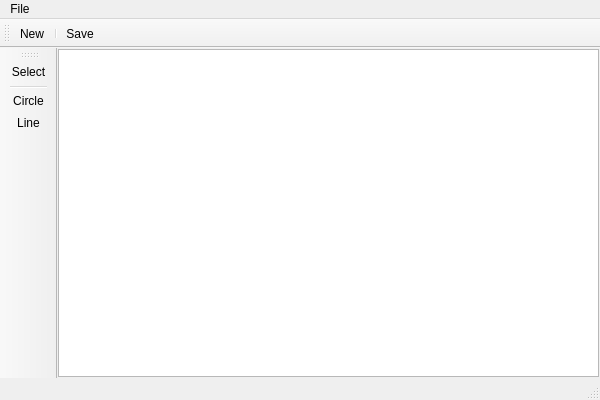
<?xml version="1.0" encoding="UTF-8"?>
<ui version="4.0">
 <class>MainWindow</class>
 <widget class="QMainWindow" name="MainWindow">
  <property name="geometry">
   <rect>
    <x>0</x>
    <y>0</y>
    <width>600</width>
    <height>400</height>
   </rect>
  </property>
  <widget class="QWidget" name="centralWidget">
   <layout class="QVBoxLayout" name="verticalLayout">
    <property name="leftMargin">
     <number>1</number>
    </property>
    <property name="topMargin">
     <number>1</number>
    </property>
    <property name="rightMargin">
     <number>1</number>
    </property>
    <property name="bottomMargin">
     <number>1</number>
    </property>
    <item>
     <widget class="QGraphicsView" name="graphicsView">
      <property name="dragMode">
       <enum>QGraphicsView::RubberBandDrag</enum>
      </property>
     </widget>
    </item>
   </layout>
  </widget>
  <widget class="QMenuBar" name="menuBar">
   <property name="geometry">
    <rect>
     <x>0</x>
     <y>0</y>
     <width>600</width>
     <height>21</height>
    </rect>
   </property>
   <widget class="QMenu" name="menuFile">
    <property name="title">
     <string>File</string>
    </property>
    <addaction name="actionNew"/>
    <addaction name="separator"/>
    <addaction name="actionSave"/>
    <addaction name="separator"/>
    <addaction name="actionExit"/>
   </widget>
   <addaction name="menuFile"/>
  </widget>
  <widget class="QToolBar" name="mainToolBar">
   <attribute name="toolBarArea">
    <enum>TopToolBarArea</enum>
   </attribute>
   <attribute name="toolBarBreak">
    <bool>false</bool>
   </attribute>
   <addaction name="actionNew"/>
   <addaction name="separator"/>
   <addaction name="actionSave"/>
  </widget>
  <widget class="QStatusBar" name="statusBar"/>
  <widget class="QToolBar" name="toolBar">
   <property name="windowTitle">
    <string>Tools</string>
   </property>
   <attribute name="toolBarArea">
    <enum>LeftToolBarArea</enum>
   </attribute>
   <attribute name="toolBarBreak">
    <bool>false</bool>
   </attribute>
   <addaction name="actionSelect"/>
   <addaction name="separator"/>
   <addaction name="actionCirc"/>
   <addaction name="actionLine"/>
  </widget>
  <action name="actionNew">
   <property name="icon">
    <iconset resource="micropaint_icones.qrc">
     <normaloff>:/tool/btns/document-new.png</normaloff>:/tool/btns/document-new.png</iconset>
   </property>
   <property name="text">
    <string>New</string>
   </property>
  </action>
  <action name="actionSave">
   <property name="icon">
    <iconset resource="micropaint_icones.qrc">
     <normaloff>:/tool/btns/document-save.png</normaloff>:/tool/btns/document-save.png</iconset>
   </property>
   <property name="text">
    <string>Save</string>
   </property>
  </action>
  <action name="actionExit">
   <property name="icon">
    <iconset resource="micropaint_icones.qrc">
     <normaloff>:/tool/btns/system-shutdown.png</normaloff>:/tool/btns/system-shutdown.png</iconset>
   </property>
   <property name="text">
    <string>Exit</string>
   </property>
  </action>
  <action name="actionSelect">
   <property name="icon">
    <iconset resource="micropaint_icones.qrc">
     <normaloff>:/tool/btns/edit-select.png</normaloff>:/tool/btns/edit-select.png</iconset>
   </property>
   <property name="text">
    <string>Select</string>
   </property>
  </action>
  <action name="actionCirc">
   <property name="icon">
    <iconset resource="micropaint_icones.qrc">
     <normaloff>:/tool/btns/draw-ellipse.png</normaloff>:/tool/btns/draw-ellipse.png</iconset>
   </property>
   <property name="text">
    <string>Circle</string>
   </property>
  </action>
  <action name="actionLine">
   <property name="icon">
    <iconset resource="micropaint_icones.qrc">
     <normaloff>:/tool/btns/layer_shape_line.png</normaloff>:/tool/btns/layer_shape_line.png</iconset>
   </property>
   <property name="text">
    <string>Line</string>
   </property>
  </action>
 </widget>
 <layoutdefault spacing="6" margin="11"/>
 <resources>
  <include location="micropaint_icones.qrc"/>
 </resources>
 <connections/>
</ui>
